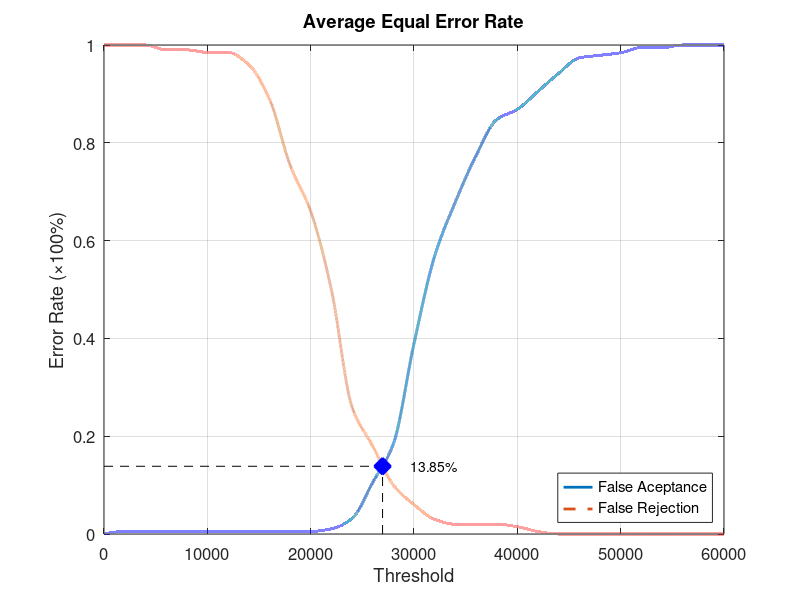
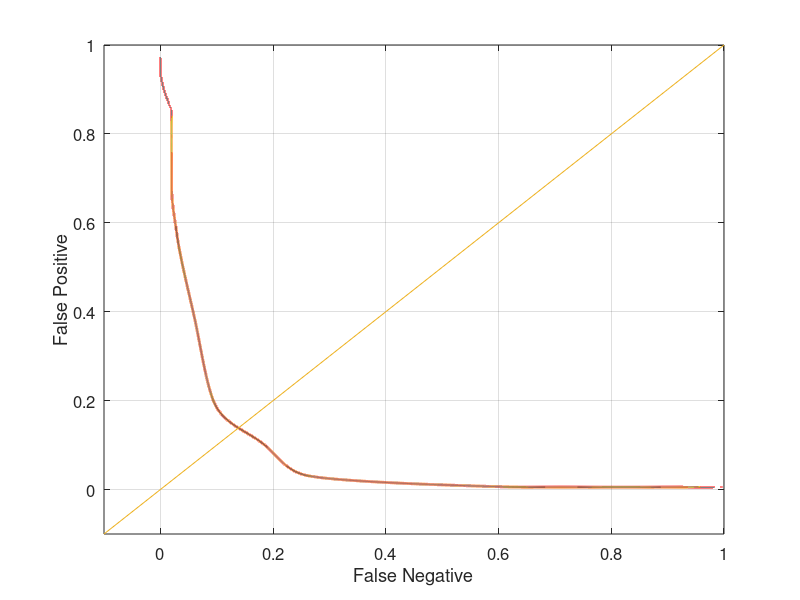

Write the MATLAB code that produced these figures, in order.
function yEER = Database2_2
close all;
clear;
clc;
x = 0:2000:60000;
xq = 0:0.5:60000;

y0 = [0 0.00526316 0.00526316 0.00526316 0.00526316 0.00526316 0.00526316 0.00526316 0.00526316 0.00526316 0.00526316 0.0105263 0.0315789 0.105263 0.184211 0.389474 0.568421 0.678947 0.773684 0.847368 0.868421 0.905263 0.942105 0.973684 0.978947 0.984211 0.994737 0.994737 1 1 1];
yy0 = interp1(x, y0, xq, 'pchip');
y1 = [1 1 1 0.99 0.99 0.985 0.985 0.96 0.89 0.755 0.66 0.5 0.26 0.18 0.1 0.06 0.03 0.02 0.02 0.02 0.015 0.005 0 0 0 0 0 0 0 0 0];
yy1 = interp1(x, y1, xq, 'pchip');

% Calculating EER: 
y2 = abs(y0 - y1);
find(y2 == min(y2))
yy2 = abs(yy0 - yy1);
xEER = find(yy2 == min(yy2));
xEERIndex = xq(xEER) % X-axis EER
yEER = yy0(xEER) % Y-axis EER

main = figure
plot(xq, yy0,'-','LineWidth', 2);	hold on
plot(xq, yy1,'--','LineWidth', 2);	hold on
plot([xEERIndex xEERIndex], [0 yEER], 'k--');	hold on
plot([0 xEERIndex], [yEER yEER], 'k--');	hold on
plot(xEERIndex, yEER, 'bx', 'LineWidth', 10);	hold on
text(xEERIndex + 10 * xEERIndex / 100, yEER, [num2str(round((10000 * yEER)) / 100) '%'])
legend('False Aceptance', 'False Rejection', 'Location', 'SouthEast')
xlabel('Threshold')
ylabel('Error Rate (\times100%)')
title('Average Equal Error Rate')
set(gca, 'FontSize', 12)
axis([0 60000 0 1])
grid on

print(main, 'Database2_2Main', '-dpng');
FNRxFPR = figure('Color', [1 1 1]);
plot(yy1, yy0, '-', yy1, yy0, 'LineWidth', 2);
hold on
y = -0.1:0.1:1
plot(y, y); 
set(gca, 'FontSize', 12)
xlabel('False Negative')
ylabel('False Positive')
axis([-0.1 1 -0.1 1])
set(gca, 'FontSize', 12)
grid on

print(FNRxFPR, 'Database2_2FNRxFPR','-dpng');
end
